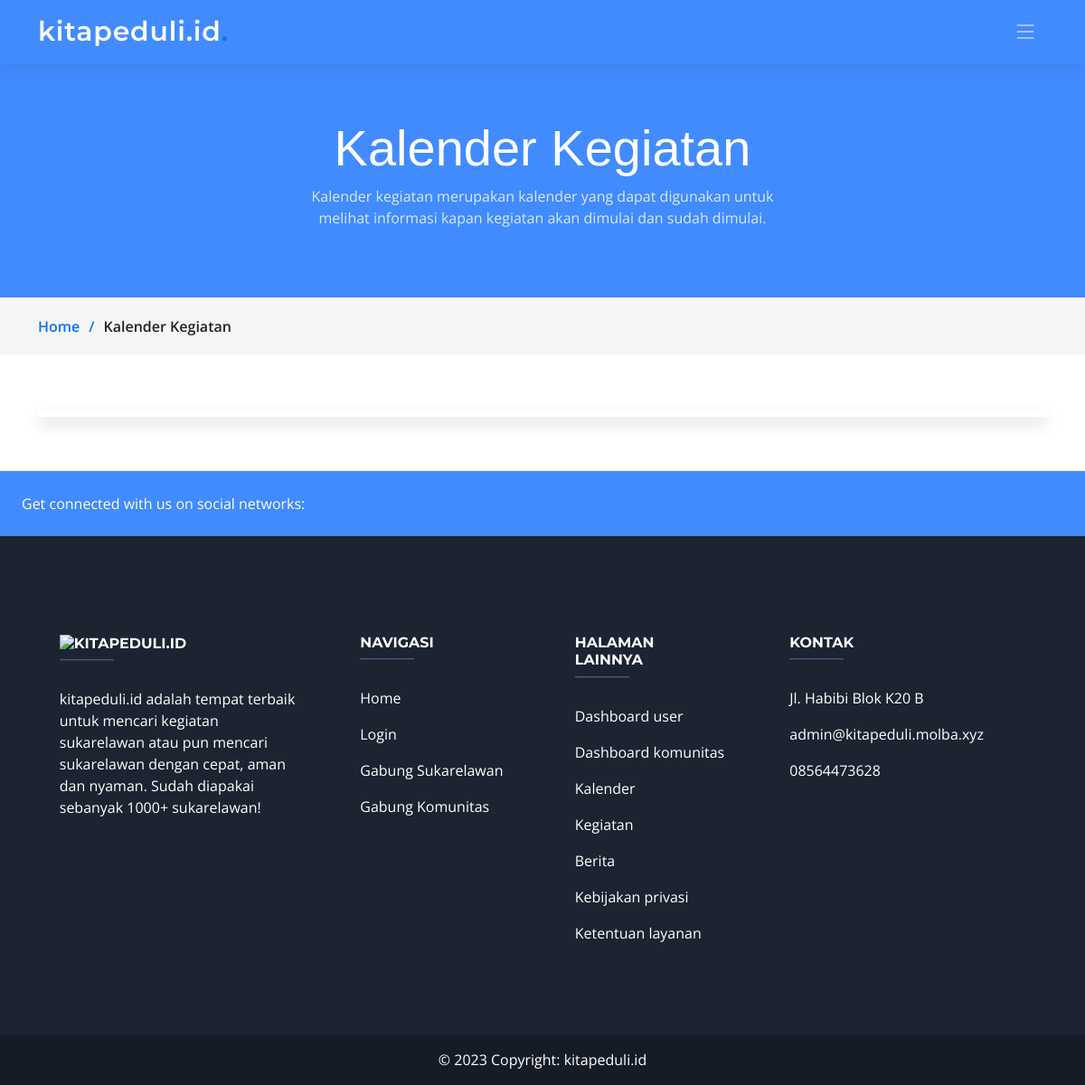
The app's page /kalender.php with its own data.
### tables this page shows
CREATE TABLE `settings` (
  `id` int(11) NOT NULL,
  `title` varchar(50) NOT NULL,
  `description` text NOT NULL,
  `email` varchar(50) NOT NULL,
  `no_telpon` varchar(50) NOT NULL,
  `alamat` text NOT NULL
);

### koneksi.php (called while the page is built, shortened)
<?php
$weburl = "https://kitapeduli.molba.xyz";
?>

### kalender.php (the view, shortened to what this page needs)
<?php
  require "koneksi.php";
  $cek_settings = mysqli_query($koneksi, "SELECT * FROM settings WHERE id = '1'");
  $data_settings = mysqli_fetch_assoc($cek_settings);
?>
<!DOCTYPE html>
<html lang="en">
<head>
  <link href="assets/vendor/bootstrap/css/bootstrap.min.css" rel="stylesheet">
  <link href="assets/vendor/bootstrap-icons/bootstrap-icons.css" rel="stylesheet">
  <link href="assets/vendor/aos/aos.css" rel="stylesheet">
  <link href="assets/vendor/glightbox/css/glightbox.min.css" rel="stylesheet">
  <link href="assets/vendor/swiper/swiper-bundle.min.css" rel="stylesheet">
  <link href="assets/css/main.css" rel="stylesheet">
  <link href='https://cdn.jsdelivr.net/npm/fullcalendar@5.8.0/main.css' rel='stylesheet' />
</head>
<body>
  <?php require 'lib/navbar.php'; ?>
  <main id="main">
    <div class="breadcrumbs">
      <div class="page-header d-flex align-items-center" style="background-color: #428BFF;">
        <div class="container position-relative">
          <div class="row d-flex justify-content-center">
            <div class="col-lg-6 text-center">
              <h2>Kalender Kegiatan</h2>
              <p>Kalender kegiatan merupakan kalender yang dapat digunakan untuk melihat informasi kapan kegiatan akan dimulai dan sudah dimulai.</p>
            </div>
          </div>
        </div>
      </div>
      <nav>
        <div class="container">
          <ol>
            <li><a href="<?php echo $weburl; ?>">Home</a></li>
            <li>Kalender Kegiatan</li>
          </ol>
        </div>
      </nav>
    </div>
    <section class="sample-page">
      <div class="container" data-aos="fade-up">
        <div class="shadow p-1">
        </div>
      </div>
    </section>
  </main>
<?php require "lib/footer.php" ?>
</body>
</html>

### lib/navbar.php (shortened to what this page needs)
<header id="header" class="header d-flex align-items-center" style="background-color: #428BFF;">
    <div class="container-fluid container-xl d-flex align-items-center justify-content-between">
      <a href="<?php echo $weburl ?>" class="logo d-flex align-items-center">
        <h1><?php echo $data_settings['title']; ?><span>.</span></h1>
      </a>
      <i class="mobile-nav-toggle mobile-nav-show bi bi-list"></i>
    </div>
  </header>

### lib/footer.php (shortened to what this page needs)
 <?php
    $cek_settings = mysqli_query($koneksi, "SELECT * FROM settings WHERE id = '1'");
    $data_settings = mysqli_fetch_assoc($cek_settings);
?>
  <footer
          class="text-center text-lg-start text-white"
          style="background-color: #1c2331"
          >
    <section
             class="d-flex justify-content-between p-4"
             style="background-color: #428bff"
             >
      <div class="me-5">
        <span>Get connected with us on social networks:</span>
      </div>
      <div>
      </div>
    </section>
    <section class="">
      <div class="container text-center text-md-start mt-5">
        <div class="row mt-3">
          <div class="col-md-3 col-lg-4 col-xl-3 mx-auto mb-4">
            <h6 class="text-uppercase fw-bold"><img src="<?php echo $weburl ?>/assets/image/kitapeduli.png" alt="kitapeduli.id" style="width: 130px;"></h6>
            <hr
                class="mb-4 mt-0 d-inline-block mx-auto"
                style="width: 60px; background-color: #7c4dff; height: 2px"
                />
            <p>
            <?php echo $data_settings['description'] ?>
            </p>
          </div>
          <div class="col-md-2 col-lg-2 col-xl-2 mx-auto mb-4">
            <h6 class="text-uppercase fw-bold">navigasi</h6>
            <hr
                class="mb-4 mt-0 d-inline-block mx-auto"
                style="width: 60px; background-color: #7c4dff; height: 2px"
                />
            <p>
              <a href="<?php echo $weburl; ?>" class="text-white">Home</a>
            </p>
            <p>
              <a href="<?php echo $weburl; ?>/auth/login.php" class="text-white">Login</a>
            </p>
            <p>
              <a href="<?php echo $weburl; ?>/auth/daftar.php" class="text-white">Gabung Sukarelawan</a>
            </p>
            <p>
              <a href="<?php echo $weburl; ?>/auth/daftarkom.php" class="text-white">Gabung Komunitas</a>
            </p>
          </div>
          <div class="col-md-3 col-lg-2 col-xl-2 mx-auto mb-4">
            <h6 class="text-uppercase fw-bold">Halaman Lainnya</h6>
            <hr
                class="mb-4 mt-0 d-inline-block mx-auto"
                style="width: 60px; background-color: #7c4dff; height: 2px"
                />
            <p>
              <a href="<?= $weburl ?>/dashboard/user/index.php" class="text-white">Dashboard user</a>
            </p>
            <p>
              <a href="<?= $weburl ?>/dashboard/community/index.php" class="text-white">Dashboard komunitas</a>
            </p>
            <p>
              <a href="<?php echo $weburl ?>/kalender.php" class="text-white">Kalender</a>
            </p>
            <p>
              <a href="<?php echo $weburl ?>/kegiatan.php" class="text-white">Kegiatan</a>
            </p>
            <p>
              <a href="<?php echo $weburl ?>/berita.php" class="text-white">Berita</a>
            </p>
            <p>
              <a href="<?php echo $weburl ?>/kebijakan-privasi.php" class="text-white">Kebijakan privasi</a>
            </p>
            <p>
              <a href="<?php echo $weburl ?>/ketentuan-layanan.php" class="text-white">Ketentuan layanan</a>
            </p>
          </div>
          <div class="col-md-4 col-lg-3 col-xl-3 mx-auto mb-md-0 mb-4">
            <h6 class="text-uppercase fw-bold">Kontak</h6>
            <hr
                class="mb-4 mt-0 d-inline-block mx-auto"
                style="width: 60px; background-color: #7c4dff; height: 2px"
                />
            <p><i class="fas fa-home mr-3"></i> <?php echo $data_settings['alamat'] ?></p>
            <p><i class="fas fa-envelope mr-3"></i> <?php echo $data_settings['email'] ?></p>
            <p><i class="fas fa-phone mr-3"></i> <?php echo $data_settings['no_telpon'] ?></p>
          </div>
        </div>
      </div>
    </section>
    <div
         class="text-center p-3"
         style="background-color: rgba(0, 0, 0, 0.2)"
         >
      © 2023 Copyright:
      <a class="text-white" href="#"
         ><?php echo $data_settings['title'] ?></a
        >
    </div>
  </footer>
</body>
</html>

### assets/css/main.css (style rules this page uses)
:root { --font-default: "Open Sans", system-ui, -apple-system, "Segoe UI", Roboto, "Helvetica Neue", Arial, "Noto Sans", "Liberation Sans", sans-serif, "Apple Color Emoji", "Segoe UI Emoji", "Segoe UI Symbol", "Noto Color Emoji"; --font-primary: "Montserrat", sans-serif; --font-secondary: "Poppins", sans-serif; }
:root { --color-default: #222222; --color-primary: #0d6efd; --color-secondary: #0d6efd; }
:root { scroll-behavior: smooth; }
body { font-family: var(--font-default); color: var(--color-default); }
a { color: var(--color-primary); text-decoration: none; }
h1, h2, h3, h4, h5, h6 { font-family: var(--font-primary); }
section { padding: 60px 0; overflow: hidden; }
.breadcrumbs .page-header { padding: 60px 0 60px 0; min-height: 20vh; position: relative; background-color: var(--color-primary); }
.breadcrumbs .page-header h2 { font-size: 56px; font-weight: 500; color: #fff; font-family: var(--font-secondary); }
.breadcrumbs .page-header p { color: rgba(255, 255, 255, 0.8); }
.breadcrumbs nav { background-color: #f6f6f6; padding: 20px 0; }
.breadcrumbs nav ol { display: flex; flex-wrap: wrap; list-style: none; margin: 0; padding: 0; font-size: 16px; font-weight: 600; color: var(--color-default); }
.breadcrumbs nav ol a { color: var(--color-primary); transition: 0.3s; }
.breadcrumbs nav ol li+li { padding-left: 10px; }
.breadcrumbs nav ol li+li::before { display: inline-block; padding-right: 10px; color: var(--color-secondary); content: "/"; }
.header { transition: all 0.5s; z-index: 997; height: 90px; background-color: var(--color-primary); }
.header.sticked { position: fixed; top: 0; right: 0; left: 0; height: 70px; box-shadow: 0px 2px 20px rgba(0, 0, 0, 0.1); }
.header .logo h1 { font-size: 30px; margin: 0; font-weight: 600; letter-spacing: 0.8px; color: #fff; font-family: var(--font-primary); }
.header .logo h1 span { color: #0d6efd; }
.sticked-header-offset { margin-top: 70px; }
section { scroll-margin-top: 70px; }
@media (max-width: 1279px) { .mobile-nav-show { color: rgba(255, 255, 255, 0.6); font-size: 28px; cursor: pointer; line-height: 0; transition: 0.5s; z-index: 9999; margin-right: 10px; } }

### records on screen
settings: title "kitapeduli.id", description "kitapeduli.id adalah tempat terbaik untuk mencari kegiatan sukarelawan atau pun mencari sukarelawan dengan cepat, aman dan nyaman. Sudah diapakai sebanyak 1000+ sukarelawan!", alamat "Jl. Habibi Blok K20 B", email "admin@kitapeduli.molba.xyz", no_telpon "08564473628"
